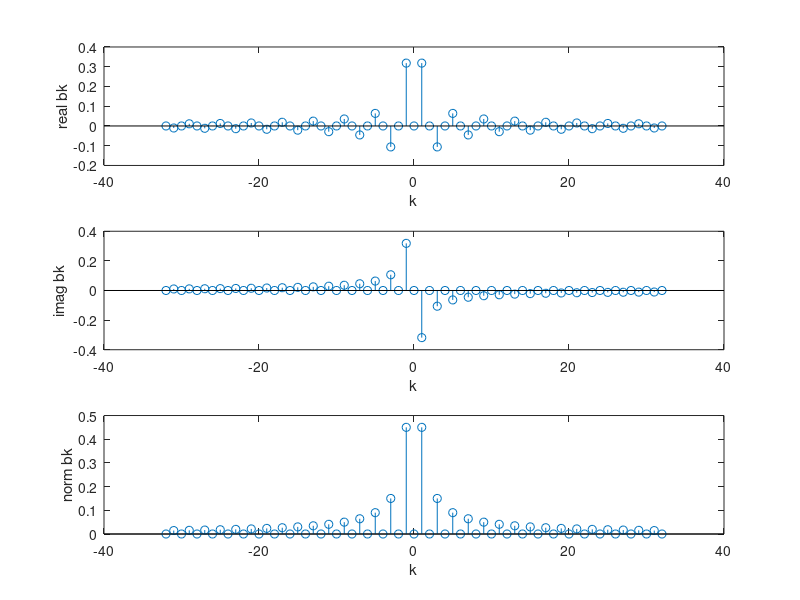
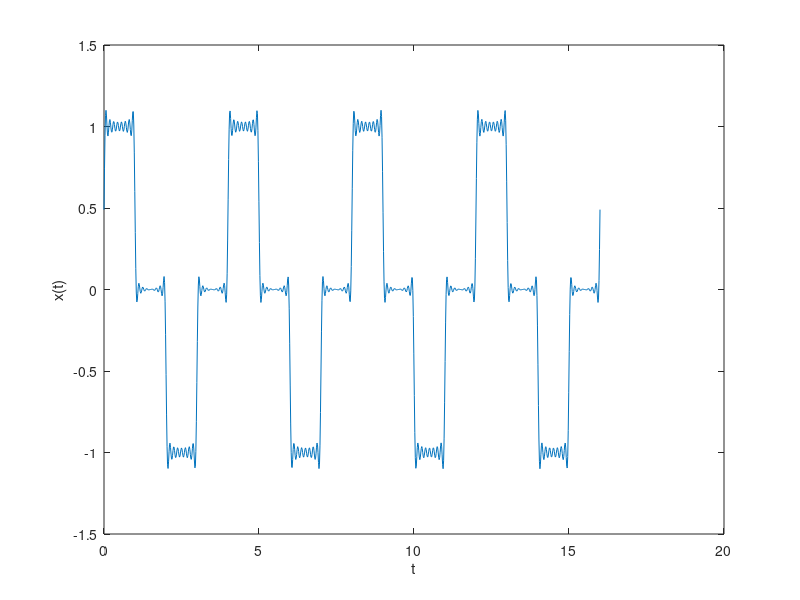

Here is the MATLAB script that generated these plots, in order:
% series de Fourier tiempo continuo 

% numero de armonicas a calcular
N = 32;

% Periodo
T = 4.0;    
% Parte del periodo que la signal es 1
T1 = 1.0;
% Desplazamiento
Td = 2.0;

a0 = T1 / T;

k = (1:N)';
ak = T1/ T * ...
(1 - exp(-j * k * 2 * pi * T1 / T)) ./ ...
(j * k * 2 * pi * T1/ T);

bk = ak .* (1 - exp(-j * k * 2 * pi * Td/T));

% Dominio de la frecuencia
% preparando la grafica
K = (-N:1:N)';
akn = conj(ak(end:-1:1));
AK = [akn;a0; ak];
magAK = sqrt(conj(AK).*AK);

bkn = conj(bk(end:-1:1));
BK = [bkn;0; bk];
magBK = sqrt(conj(BK).*BK);

h1 = figure(1); clf
subplot(3, 1, 1);
stem(K, real(BK));
xlabel('k');
ylabel('real bk')
subplot(3, 1, 2);
stem(K, imag(BK));
xlabel('k');
ylabel('imag bk')
subplot(3, 1, 3);
stem(K, magBK);
xlabel('k');
ylabel('norm bk')
print('dominio_frecuencia_delta.png')

% Dominio del tiempo
% Preparando la grafica
puntos=1000;
t = linspace(0, 4*T,puntos);
xt = zeros(size(t));
for n=1:puntos,
        expo = exp(j * K' * 2 * pi * t(n) / T);
        xt(n) = expo * BK;
end;
 
 h2 = figure(2); clf
 plot(t, xt)
 xlabel('t')
 ylabel('x(t)')
 print('dominio_tiempo_delta.png')
